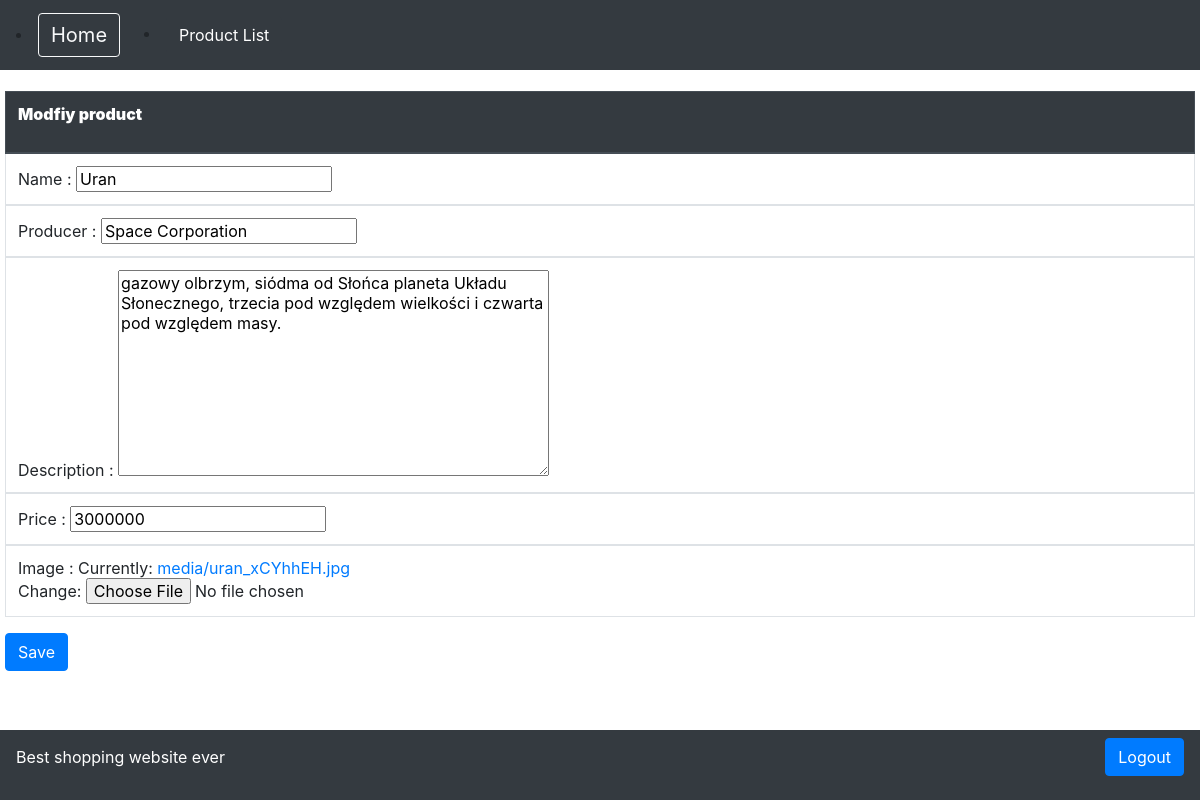
Screenshot of /edit/Uran/ with the database file from the repository.
### vat/models.py (models this page shows)
class Product(models.Model):
    name = models.CharField(max_length=30)
    producer = models.CharField(max_length=30)
    description = models.TextField(max_length=150)
    price = models.IntegerField()
    image = models.ImageField(upload_to='media')

### vat/views.py (the view)
# urls.py: path('edit/<str:name>/', edit_view),
def edit_view(request,name):
    form = ProductFormEdit(request.POST or None, request.FILES or None, instance=Product.objects.get(name=name))
    if request.method == 'POST' and 'save' in request.POST:
        if form.is_valid():
            form.save()
        return redirect('/list/')
    context = {
        'form': form,
    }
    return render(request, 'edit.html', context)

### vat/forms.py
class ProductFormEdit(forms.ModelForm):
    class Meta:
        model = Product
        fields = '__all__'

### templates/edit.html (shortened to what this page needs)
{% extends "home.html" %}
{% block content %}
   <table class="table table-bordered">
    <form  action="" method='POST'>{% csrf_token %}
            <table class="table table-bordered">
  <thead class="thead-dark">
    <tr>
      <th scope="col"><b><p>Modfiy product</p></b></th>
    </tr>
  </thead>
  <tbody>
    <tr>
        <td> Name : {{form.name}}</td>
    </tr>
  </tbody>
<tbody>
    <tr>
        <td>Producer : {{form.producer}}</td>
    </tr>
  </tbody>
        <tbody>
    <tr>
        <td>Description : {{form.description}}</td>
    </tr>
  </tbody>
 <tbody>
    <tr>
        <td>Price : {{form.price}}</td>
    </tr>
  </tbody>
       <tbody>
    <tr>
        <td>Image : {{form.image}}</td>
    </tr>
  </tbody>
</table>
      <button class="btn btn-primary" name ="save" onclick="return confirm('Are you sure u want to edit this product?')" >Save</button>
       </form>
{% endblock %}

### rows the page displays
Product: name "Uran", producer "Space Corporation", description "gazowy olbrzym, siódma od Słońca planeta Układu Słonecznego, trzecia pod względem wielkości i czwarta pod względem masy.", price "3000000"
